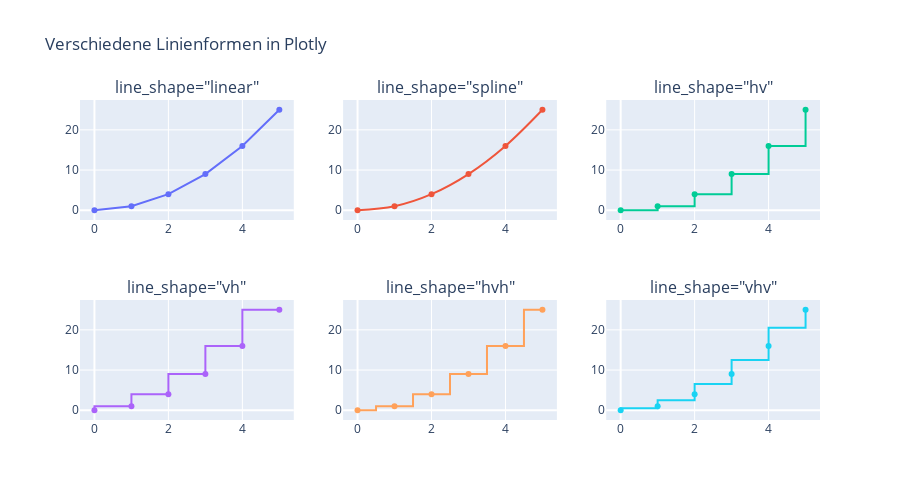

Notebook code cell kept with this figure:
### Markdown cell above
**Erklärung:**
- Wir erstellen einen DataFrame mit mehreren Y-Spalten für verschiedene trigonometrische Funktionen
- Wir übergeben eine Liste von Spaltennamen an den `y`-Parameter
- Wir verwenden `line_dash_sequence`, um verschiedene Linienstile zuzuweisen
- Wir passen das Layout mit `update_layout()` an

### Beispiel 3: Anpassen der Linienform

### Code cell
# Daten für Demonstration verschiedener Linienformen
x = [0, 1, 2, 3, 4, 5]
y = [0, 1, 4, 9, 16, 25]
df = pd.DataFrame({'x': x, 'y': y})

# Subplot-Funktion verwenden, um verschiedene Linienformen zu vergleichen
from plotly.subplots import make_subplots
import plotly.graph_objects as go

# Verschiedene Linienformen
line_shapes = ['linear', 'spline', 'hv', 'vh', 'hvh', 'vhv']

# 2x3 Subplots erstellen
fig = make_subplots(
    rows=2, cols=3, 
    subplot_titles=[f'line_shape="{shape}"' for shape in line_shapes]
)

# Für jede Linienform einen Subplot erstellen
for i, shape in enumerate(line_shapes):
    row = i // 3 + 1
    col = i % 3 + 1
    
    fig.add_trace(
        go.Scatter(
            x=df['x'], 
            y=df['y'], 
            mode='lines+markers', 
            line=dict(shape=shape)
        ),
        row=row, col=col
    )

# Layout anpassen
fig.update_layout(
    height=500, 
    width=900, 
    title_text="Verschiedene Linienformen in Plotly",
    showlegend=False
)

fig.show()

### Figure 1 — Plotly figure (JSON) as saved in the notebook; plotly's stock layout.template omitted (floating-point values rounded to 4 significant figures)
{"data": [{"line": {"shape": "linear"}, "mode": "lines+markers", "type": "scatter", "x": [0, 1, 2, 3, 4, 5], "xaxis": "x", "y": [0, 1, 4, 9, 16, 25], "yaxis": "y"}, {"line": {"shape": "spline"}, "mode": "lines+markers", "type": "scatter", "x": [0, 1, 2, 3, 4, 5], "xaxis": "x2", "y": [0, 1, 4, 9, 16, 25], "yaxis": "y2"}, {"line": {"shape": "hv"}, "mode": "lines+markers", "type": "scatter", "x": [0, 1, 2, 3, 4, 5], "xaxis": "x3", "y": [0, 1, 4, 9, 16, 25], "yaxis": "y3"}, {"line": {"shape": "vh"}, "mode": "lines+markers", "type": "scatter", "x": [0, 1, 2, 3, 4, 5], "xaxis": "x4", "y": [0, 1, 4, 9, 16, 25], "yaxis": "y4"}, {"line": {"shape": "hvh"}, "mode": "lines+markers", "type": "scatter", "x": [0, 1, 2, 3, 4, 5], "xaxis": "x5", "y": [0, 1, 4, 9, 16, 25], "yaxis": "y5"}, {"line": {"shape": "vhv"}, "mode": "lines+markers", "type": "scatter", "x": [0, 1, 2, 3, 4, 5], "xaxis": "x6", "y": [0, 1, 4, 9, 16, 25], "yaxis": "y6"}], "layout": {"annotations": [{"font": {"size": 16}, "showarrow": false, "text": "line_shape=\"linear\"", "x": 0.1444, "xanchor": "center", "xref": "paper", "y": 1, "yanchor": "bottom", "yref": "paper"}, {"font": {"size": 16}, "showarrow": false, "text": "line_shape=\"spline\"", "x": 0.5, "xanchor": "center", "xref": "paper", "y": 1, "yanchor": "bottom", "yref": "paper"}, {"font": {"size": 16}, "showarrow": false, "text": "line_shape=\"hv\"", "x": 0.8556, "xanchor": "center", "xref": "paper", "y": 1, "yanchor": "bottom", "yref": "paper"}, {"font": {"size": 16}, "showarrow": false, "text": "line_shape=\"vh\"", "x": 0.1444, "xanchor": "center", "xref": "paper", "y": 0.375, "yanchor": "bottom", "yref": "paper"}, {"font": {"size": 16}, "showarrow": false, "text": "line_shape=\"hvh\"", "x": 0.5, "xanchor": "center", "xref": "paper", "y": 0.375, "yanchor": "bottom", "yref": "paper"}, {"font": {"size": 16}, "showarrow": false, "text": "line_shape=\"vhv\"", "x": 0.8556, "xanchor": "center", "xref": "paper", "y": 0.375, "yanchor": "bottom", "yref": "paper"}], "height": 500, "showlegend": false, "title": {"text": "Verschiedene Linienformen in Plotly"}, "width": 900, "xaxis": {"anchor": "y", "domain": [0, 0.2889]}, "xaxis2": {"anchor": "y2", "domain": [0.3556, 0.6444]}, "xaxis3": {"anchor": "y3", "domain": [0.7111, 1]}, "xaxis4": {"anchor": "y4", "domain": [0, 0.2889]}, "xaxis5": {"anchor": "y5", "domain": [0.3556, 0.6444]}, "xaxis6": {"anchor": "y6", "domain": [0.7111, 1]}, "yaxis": {"anchor": "x", "domain": [0.625, 1]}, "yaxis2": {"anchor": "x2", "domain": [0.625, 1]}, "yaxis3": {"anchor": "x3", "domain": [0.625, 1]}, "yaxis4": {"anchor": "x4", "domain": [0, 0.375]}, "yaxis5": {"anchor": "x5", "domain": [0, 0.375]}, "yaxis6": {"anchor": "x6", "domain": [0, 0.375]}}}
